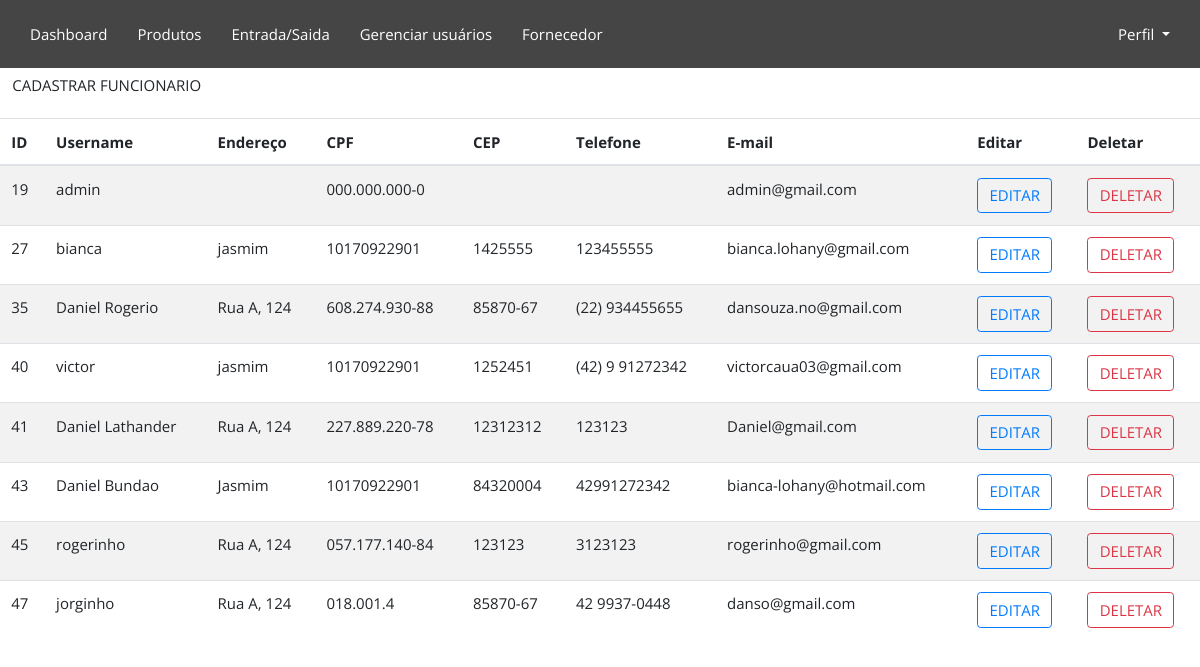
Screenshot of /funcionario/ (signed in) with the database file from the repository.
### CRUDfuncionario/models.py (models this page shows, shortened)
class Funcionario(AbstractUser):
    idFuncionario = models.AutoField(primary_key=True)
    nivelDeAcesso = models.IntegerField(default=1)
    enderecoFuncionario = models.CharField(max_length=30)
    CPF = CPFField('CPF',default='000.000.000-0',validators=[valida_cpf])
    CEP = models.CharField(max_length=8)
    telefone = models.CharField(max_length=20)
    funcao = models.CharField(max_length=30)
    username = models.CharField(max_length=30,default='default_username', unique=True,
                                validators=[valida_texto])
    password = models.CharField(max_length=100, default='default_password')
    email = models.EmailField(unique=True, default='daniel@gmail.com',
                              validators = [EmailValidator(message="Insira um endereco de email valído")])
    def __init__(self, *args: Any, **kwargs: Any) -> None:
        super().__init__(*args, **kwargs)

### CRUDfuncionario/views.py (the view)
# urls.py: path('', Funcionarios, name="funcionario"),
def Funcionarios(request):
    if verifica_login(request):
        funcionarios = Funcionario.objects.all()
        return render(request, "funcionarios.html", {"funcionarios": funcionarios})
    else:
        return redirect(login_view)

### login/views.py (called while the page is built)
def verifica_login(request):
        return 'user_id' in request.session

### CRUDfuncionario/templates/funcionarios.html (shortened to what this page needs)
{% extends 'base.html' %}
{% load static %}
{% block content %}
<link rel="stylesheet" href="{% static 'css/crudfuncionario.css' %}">
<div class="retangulo">
    <ul>
        <li>
            <a href="{% url 'cadastrarFuncionario_view' %}" class="btn btn-transparent">CADASTRAR FUNCIONARIO</a>
        </li>
    </ul>
</div>
<table class="table table-striped">
    <thead class="thead">
        <tr>
            <th scope="col">ID</th>
            <th scope="col">Username</th>
            <th scope="col">Endereço</th>
            <th scope="col">CPF</th>
            <th scope="col">CEP</th>
            <th scope="col">Telefone</th>
            <th scope="col">E-mail</th>
            <th scope="col">Editar</th>
            <th scope="col">Deletar</th>
        </tr>
    </thead>
    <tbody>
        {% for funcionario in funcionarios %}
        <tr>
            <td>{{ funcionario.idFuncionario }}</td>
            <td>{{ funcionario.username }}</td>
            <td>{{ funcionario.enderecoFuncionario }}</td>
            <td>{{ funcionario.CPF }}</td>
            <td>{{ funcionario.CEP }}</td>
            <td>{{ funcionario.telefone }}</td>
            <td>{{ funcionario.email }}</td>
            <td>
                <a href="{% url 'editarFuncionario_view' funcionario.idFuncionario %}" class="btn btn-outline-primary">EDITAR</a>
            </td>
            <td>
                <a href="{% url 'deleteFuncionario_view' funcionario.idFuncionario %}" class="btn btn-outline-danger">DELETAR</a>
            </td>
        </tr>
        {% endfor %}
    </tbody>
</table>
{% endblock %}

### Static/css/base.css (style rules this page uses)
* { margin:auto; padding: 0; box-sizing: border-box; font-family: 'Open Sans', sans-serif; font-size: 15px ; outline: none; }

### CRUDfuncionario/static/css/crudfuncionario.css (style rules this page uses)
* { margin:auto; padding: 0; box-sizing: border-box; font-family: 'Open Sans', sans-serif; }

### rows the page displays
Funcionario: idFuncionario "19", username "admin", CPF "000.000.000-0", email "admin@gmail.com"
Funcionario: idFuncionario "27", username "bianca", enderecoFuncionario "jasmim", CPF "10170922901", CEP "1425555", telefone "123455555", email "bianca.lohany@gmail.com"
Funcionario: idFuncionario "35", username "Daniel Rogerio", enderecoFuncionario "Rua A, 124", CPF "608.274.930-88", CEP "85870-67", telefone "(22) 934455655", email "dansouza.no@gmail.com"
Funcionario: idFuncionario "40", username "victor", enderecoFuncionario "jasmim", CPF "10170922901", CEP "1252451", telefone "(42) 9 91272342", email "victorcaua03@gmail.com"
Funcionario: idFuncionario "41", username "Daniel Lathander", enderecoFuncionario "Rua A, 124", CPF "227.889.220-78", CEP "12312312", telefone "123123", email "Daniel@gmail.com"
Funcionario: idFuncionario "43", username "Daniel Bundao", enderecoFuncionario "Jasmim", CPF "10170922901", CEP "84320004", telefone "42991272342", email "bianca-lohany@hotmail.com"
Funcionario: idFuncionario "45", username "rogerinho", enderecoFuncionario "Rua A, 124", CPF "057.177.140-84", CEP "123123", telefone "3123123", email "rogerinho@gmail.com"
Funcionario: idFuncionario "47", username "jorginho", enderecoFuncionario "Rua A, 124", CPF "018.001.4", CEP "85870-67", telefone "42 9937-0448", email "danso@gmail.com"
